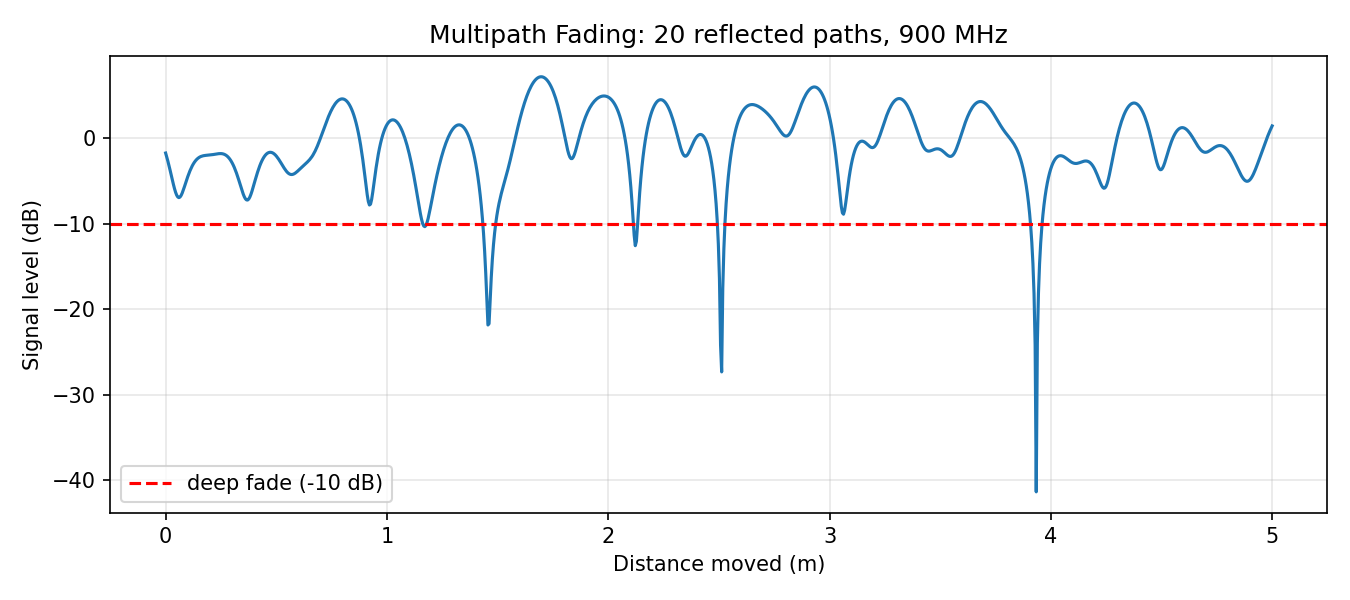

The script that saved this image:
# Exp 7: Multipath fading - sum of many reflected paths (Rayleigh) as receiver moves
import numpy as np, matplotlib.pyplot as plt
np.random.seed(1)
f, c = 900e6, 3e8; lam = c / f                 # 900 MHz carrier
d = np.linspace(0, 5, 1000)                    # receiver moves 5 m
P = 20                                         # number of paths
amp = np.random.rand(P); ph = 2*np.pi*np.random.rand(P); ang = 2*np.pi*np.random.rand(P)
# each path has a different phase shift depending on arrival angle -> add them up
h = sum(amp[k]*np.exp(1j*(ph[k] + 2*np.pi*d/lam*np.cos(ang[k]))) for k in range(P))
rssi = 20*np.log10(np.abs(h)/np.abs(h).mean())  # dB relative to mean

plt.figure(figsize=(9, 4))
plt.plot(d, rssi); plt.axhline(-10, color="r", ls="--", label="deep fade (-10 dB)")
plt.xlabel("Distance moved (m)"); plt.ylabel("Signal level (dB)"); plt.grid(alpha=.3); plt.legend()
plt.title("Multipath Fading: 20 reflected paths, 900 MHz")
plt.tight_layout(); plt.savefig("exp7_multipath.png", dpi=150); plt.show()
dips = np.sum((rssi[1:-1] < rssi[:-2]) & (rssi[1:-1] < rssi[2:]) & (rssi[1:-1] < -10))   # separate deep fades
print("OBSERVATION TABLE")
print("Max signal      : %+.1f dB at %.2f m" % (rssi.max(), d[rssi.argmax()]))
print("Min signal      : %+.1f dB at %.2f m" % (rssi.min(), d[rssi.argmin()]))
print("Variation       : %.1f dB (max - min)" % (rssi.max() - rssi.min()))
print("Time below -10 dB: %.1f %%" % (100*(rssi < -10).mean()))
print("Deep fades (<-10 dB): %d in 5 m   (wavelength = %.2f m)" % (dips, lam))
